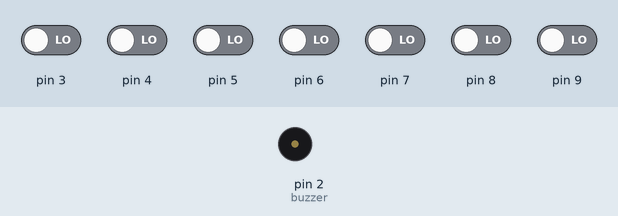
This sketch was run on a simulated Arduino Uno, built with avr-gcc and run on an emulated ATmega328P. On the bench: buzzer (waves = sounding). Inputs (shaded band) come from the test bench; at power-on: pin 3–9 LOW.

Above: at 1.2 s.
1.3 s: pin 3 driven HIGH
At 2.2 s:
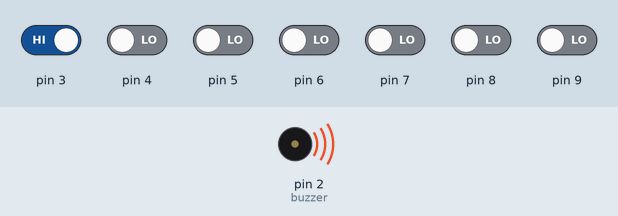
2.8 s: pin 3 driven LOW
At 3.3 s:
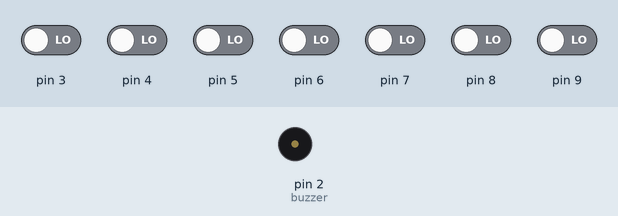
4.3 s: pin 4 driven HIGH
At 5.7 s:
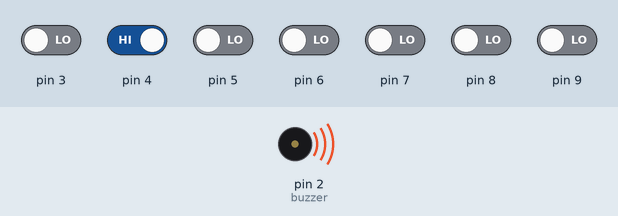
Timing chart, 0 to 7.3 s (numbered marks = the images above; inputs shaded):
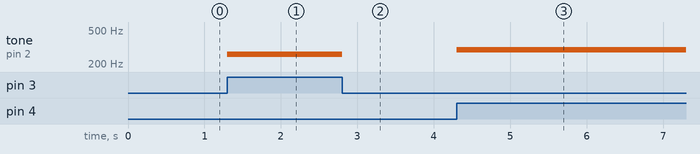

The sketch:

piano.ino.ino
```cpp
int buzzer=2;
void setup(){
   pinMode(2,OUTPUT);
   pinMode(3, INPUT);
   pinMode(4, INPUT);
   pinMode(5, INPUT);
   pinMode(6, INPUT);
   pinMode(7, INPUT);
   pinMode(8, INPUT);
   pinMode(9, INPUT);
}
void loop(){
  noTone(buzzer);
  if(digitalRead(3)== HIGH){
    tone(buzzer,261);
    delay(100);
    // sa = 261hz ;
  }
   if(digitalRead(4)== HIGH){
     tone(buzzer,293);
    delay(100);
     //re
  }
   if(digitalRead(5)== HIGH){
     tone(buzzer,329);
    delay(100);
     //ga
  }
   if(digitalRead(6)== HIGH){
     tone(buzzer,349);
    delay(100);
     // ma
  }
   if(digitalRead(7)== HIGH){
     tone(buzzer,391);
    delay(100);
     // pa
  }
  if(digitalRead(8)== HIGH){
      tone(buzzer,440);
    delay(100);
    // dha
  }
   if(digitalRead(9)== HIGH){
     tone(buzzer,493);
    delay(100);
     // ni
   }
}
```

Measured:
- after the input at 1.3 s, tone on pin 2 (buzzer): silent → 261 Hz at once
- after the input at 2.8 s, tone on pin 2 (buzzer): 261 Hz → silent at once
- after the input at 4.3 s, tone on pin 2 (buzzer): silent → 293 Hz at once
